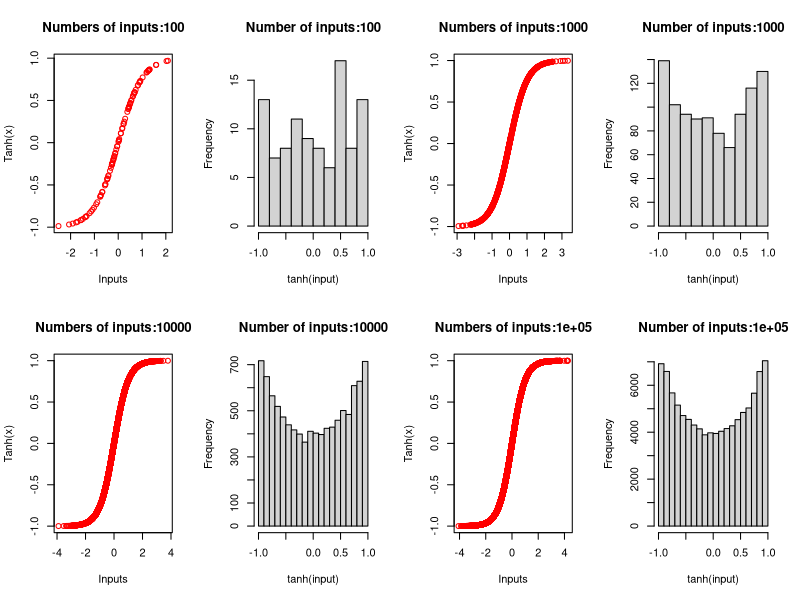

Source code (R):
#'---------------------------------------------------------------------------
#' Undertanding Tanh function                                  
#'---------------------------------------------------------------------------

#'---------------------------------------------------------------------------
#' Sigmoid Function 

tanh <- function(x){
  value <- (exp(x)-exp(-x))/(exp(x)+exp(-x))
  print(value)
}


list <- list(100,1000,10000,100000)

par(mfrow=c(2,4))

for(i in list){
  input <- rnorm(i)
  plot(input, 
       tanh(input), 
       col='red', 
       main=paste0("Numbers of inputs:", i),
       xlab='Inputs',
       ylab='Tanh(x)')
  hist(tanh(input), main=paste0("Number of inputs:", i))
  
}